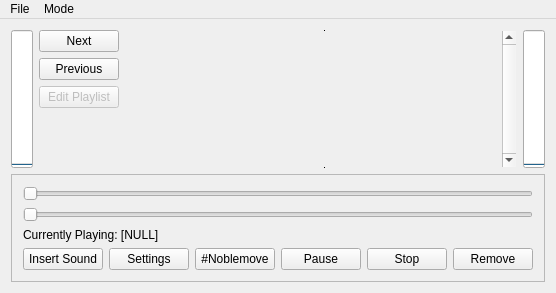
<?xml version="1.0" encoding="UTF-8"?>
<ui version="4.0">
 <class>MainWindow</class>
 <widget class="QMainWindow" name="MainWindow">
  <property name="geometry">
   <rect>
    <x>0</x>
    <y>0</y>
    <width>524</width>
    <height>293</height>
   </rect>
  </property>
  <property name="windowTitle">
   <string>MainWindow</string>
  </property>
  <widget class="QWidget" name="centralWidget">
   <layout class="QGridLayout" name="gridLayout_2">
    <item row="1" column="0" rowspan="5">
     <widget class="QProgressBar" name="VU_Meter">
      <property name="maximum">
       <number>32</number>
      </property>
      <property name="value">
       <number>0</number>
      </property>
      <property name="textVisible">
       <bool>false</bool>
      </property>
      <property name="orientation">
       <enum>Qt::Vertical</enum>
      </property>
     </widget>
    </item>
    <item row="1" column="4" rowspan="5">
     <widget class="QProgressBar" name="VU_Meter_2">
      <property name="styleSheet">
       <string notr="true"/>
      </property>
      <property name="maximum">
       <number>32</number>
      </property>
      <property name="value">
       <number>0</number>
      </property>
      <property name="textVisible">
       <bool>false</bool>
      </property>
      <property name="orientation">
       <enum>Qt::Vertical</enum>
      </property>
     </widget>
    </item>
    <item row="7" column="0" colspan="5">
     <widget class="QFrame" name="frame">
      <property name="statusTip">
       <string/>
      </property>
      <property name="frameShape">
       <enum>QFrame::StyledPanel</enum>
      </property>
      <property name="frameShadow">
       <enum>QFrame::Plain</enum>
      </property>
      <layout class="QGridLayout" name="gridLayout">
       <item row="4" column="5">
        <widget class="QPushButton" name="Remove_Button">
         <property name="text">
          <string>Remove</string>
         </property>
        </widget>
       </item>
       <item row="4" column="2">
        <widget class="QPushButton" name="Secret_Button">
         <property name="text">
          <string>#Noblemove</string>
         </property>
        </widget>
       </item>
       <item row="1" column="0" colspan="6">
        <widget class="QSlider" name="Time_Slider">
         <property name="orientation">
          <enum>Qt::Horizontal</enum>
         </property>
        </widget>
       </item>
       <item row="3" column="0" colspan="6">
        <widget class="QLabel" name="Status_Label">
         <property name="text">
          <string>Currently Playing: [NULL]</string>
         </property>
        </widget>
       </item>
       <item row="4" column="3">
        <widget class="QPushButton" name="Pause_Button">
         <property name="text">
          <string>Pause</string>
         </property>
        </widget>
       </item>
       <item row="4" column="0">
        <widget class="QPushButton" name="ISound_Button">
         <property name="text">
          <string>Insert Sound</string>
         </property>
        </widget>
       </item>
       <item row="4" column="4">
        <widget class="QPushButton" name="Stop_Button">
         <property name="text">
          <string>Stop</string>
         </property>
        </widget>
       </item>
       <item row="4" column="1">
        <widget class="QPushButton" name="Setting_Button">
         <property name="text">
          <string>Settings</string>
         </property>
        </widget>
       </item>
       <item row="0" column="0" colspan="6">
        <widget class="QSlider" name="Speed_Slider">
         <property name="enabled">
          <bool>true</bool>
         </property>
         <property name="minimum">
          <number>1</number>
         </property>
         <property name="maximum">
          <number>255</number>
         </property>
         <property name="orientation">
          <enum>Qt::Horizontal</enum>
         </property>
        </widget>
       </item>
      </layout>
     </widget>
    </item>
    <item row="1" column="3" rowspan="5">
     <widget class="QScrollArea" name="scrollArea">
      <property name="frameShape">
       <enum>QFrame::VLine</enum>
      </property>
      <property name="frameShadow">
       <enum>QFrame::Plain</enum>
      </property>
      <property name="lineWidth">
       <number>1</number>
      </property>
      <property name="verticalScrollBarPolicy">
       <enum>Qt::ScrollBarAlwaysOn</enum>
      </property>
      <property name="horizontalScrollBarPolicy">
       <enum>Qt::ScrollBarAlwaysOff</enum>
      </property>
      <property name="sizeAdjustPolicy">
       <enum>QAbstractScrollArea::AdjustIgnored</enum>
      </property>
      <property name="widgetResizable">
       <bool>true</bool>
      </property>
      <widget class="QWidget" name="scrollAreaWidgetContents">
       <property name="geometry">
        <rect>
         <x>0</x>
         <y>0</y>
         <width>346</width>
         <height>128</height>
        </rect>
       </property>
      </widget>
     </widget>
    </item>
    <item row="1" column="1">
     <widget class="QPushButton" name="Next_Button">
      <property name="text">
       <string>Next</string>
      </property>
     </widget>
    </item>
    <item row="2" column="1">
     <widget class="QPushButton" name="Previous_Button">
      <property name="text">
       <string>Previous</string>
      </property>
     </widget>
    </item>
    <item row="3" column="1">
     <widget class="QPushButton" name="EPlaylist_Button">
      <property name="enabled">
       <bool>false</bool>
      </property>
      <property name="text">
       <string>Edit Playlist</string>
      </property>
     </widget>
    </item>
   </layout>
  </widget>
  <widget class="QMenuBar" name="menuBar">
   <property name="geometry">
    <rect>
     <x>0</x>
     <y>0</y>
     <width>524</width>
     <height>21</height>
    </rect>
   </property>
   <widget class="QMenu" name="menuFile">
    <property name="title">
     <string>File</string>
    </property>
    <addaction name="actionOpen_Preset"/>
    <addaction name="actionSave_Preset"/>
   </widget>
   <widget class="QMenu" name="menuMode">
    <property name="title">
     <string>Mode</string>
    </property>
    <addaction name="actionSoundBoard_Mode"/>
    <addaction name="actionPlaylist_Mode"/>
   </widget>
   <addaction name="menuFile"/>
   <addaction name="menuMode"/>
  </widget>
  <action name="actionOpen_Preset">
   <property name="text">
    <string>Open Preset</string>
   </property>
  </action>
  <action name="actionSave_Preset">
   <property name="text">
    <string>Save Preset</string>
   </property>
  </action>
  <action name="actionSoundBoard_Mode">
   <property name="text">
    <string>Soundboard Mode</string>
   </property>
  </action>
  <action name="actionPlaylist_Mode">
   <property name="text">
    <string>Playlist Mode</string>
   </property>
  </action>
 </widget>
 <layoutdefault spacing="6" margin="11"/>
 <resources/>
 <connections/>
</ui>
